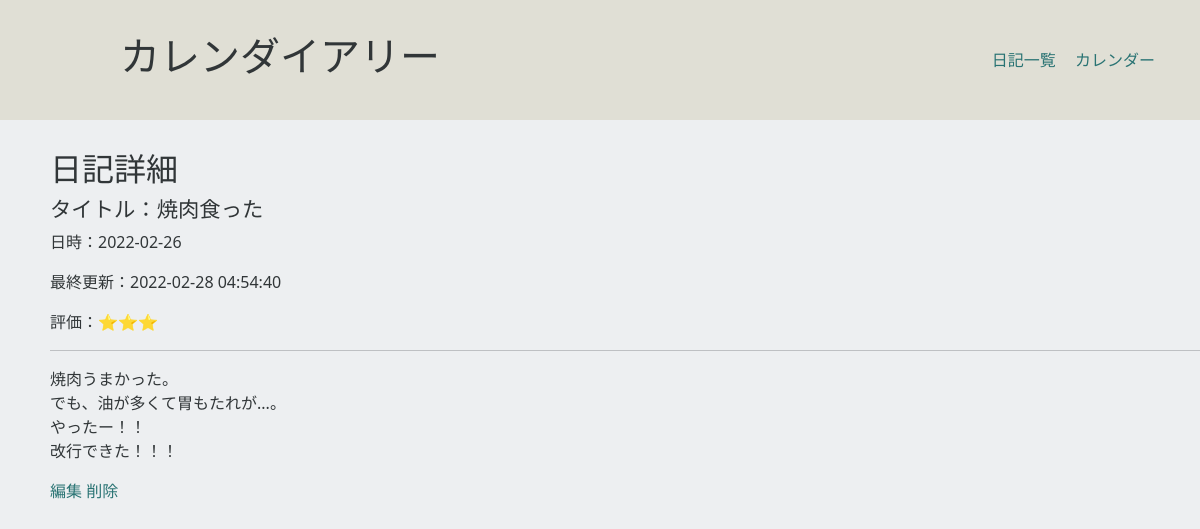
/detail.php?id=1645887600, run on the app's committed database.
### tables this page shows
CREATE TABLE `Diary` (
  `id` bigint(20) NOT NULL,
  `date` timestamp NOT NULL DEFAULT CURRENT_TIMESTAMP ON UPDATE CURRENT_TIMESTAMP,
  `title` varchar(191) NOT NULL,
  `review` int(3) NOT NULL,
  `content` text NOT NULL
);

### dbconnect.php (called while the page is built, shortened)
<?php
    Class Dbc{
        protected $table_name;
        public function dbConnect(){
            $host   = DB_HOST;
            $dbname = DB_NAME;
            $user   = DB_USER;
            $pass   = DB_PASS;
            $dsn    = "mysql:host=$host;dbname=$dbname;charset=utf8";
            try{
                $dbh = new PDO($dsn, $user, $pass, [
                    PDO::ATTR_ERRMODE => PDO::ERRMODE_EXCEPTION,
                ]);
            }catch(PDOException $e){
                echo '接続失敗'. $e->getMessage();
                exit();
            };
            return $dbh;
        }
        public function getById($id){
            $dbh = $this->dbConnect();
            $stmt = $dbh->prepare("SELECT * from $this->table_name Where id = :id");
            $stmt->bindValue(':id', (int)$id, PDO::PARAM_INT);
            $stmt->execute();
            $result = $stmt->fetch(PDO::FETCH_ASSOC);
            return $result;
        }
    }
?>

### diary.php (called while the page is built, shortened)
<?php
    require_once('dbconnect.php');
    Class Diary extends Dbc{
        public function starReview($number){
            if($number === '1'){
                return '⭐️';
            } elseif($number === '2'){
                return '⭐️⭐️';
            } elseif($number === '3'){
                return '⭐️⭐️⭐️';
            } else{
                return 'その他';
            }
        }
        public function escape($v){
            return htmlspecialchars($v, ENT_QUOTES, 'UTF-8');
        }
    }
?>

### detail.php (the view, shortened to what this page needs)
<?php
    require_once('diary.php');
    $diary = new Diary();
    $result = $diary->getById($_GET['id']);
?>
<!DOCTYPE html>
<html lang="en">
<head>
    <link href="https://cdn.jsdelivr.net/npm/bootstrap@5.1.3/dist/css/bootstrap.min.css" rel="stylesheet">
    <link rel="stylesheet" href="./style.css">
</head>
<body>
    <header>
        <nav class="navbar">
            <h1 class="headTitle">カレンダイアリー</h1>
            <ul class="link">
                <li><a href="/list.php">日記一覧</a></li>
                <li><a href="/index.php">カレンダー</a></li>
            </ul>
        </nav>
    </header>
    <div class="detail">
        <h2>日記詳細</h2>
        <h3>タイトル：<?php echo $diary->escape($result['title']) ?></h3>
        <p>日時：<?php echo $diary->escape(date('Y-m-j', $result['id'])) ?></p>
        <p>最終更新：<?php echo $diary->escape($result['date']) ?></p>
        <p>評価：<?php echo $diary->starReview($result['review']) ?></p>
        <hr>
        <p><?php echo nl2br($diary->escape($result['content'])) ?></p>
        <a href="/update.php?id=<?php echo $result["id"] ?>">編集</a>
        <a href="/delete.php?id=<?php echo $result["id"] ?>">削除</a>
    </div>
</body>
</html>

### style.css (style rules this page uses)
body { background-color: #edeff1; }
a { text-decoration: none; color: #297373; }
.navbar { margin: 0px; height: 120px; width: 100vw; background-color: #E0DFD5; }
.navbar ul { list-style: none; text-align: right; margin: 0; padding: 10px 30px; }
.link li { display: inline; margin-right: 15px; }
.link li a { text-decoration: none; color: #297373; }
.headTitle { margin-left: 120px; padding: 20px 0; columns: #297373; }
h1 { color: #313638; }
.detail { color:#313638; padding-left: 50px; padding-top: 30px; }
.detail h2 { color: #313638; }
.detail h3 { color: #313638; font-size: 16pt; }

### data on the page
diary: title "焼肉食った", id "2022-02-26", date "2022-02-28 04:54:40", review "⭐️⭐️⭐️", content "焼肉うまかった。 でも、油が多くて胃もたれが...。 やったー！！ 改行できた！！！"
